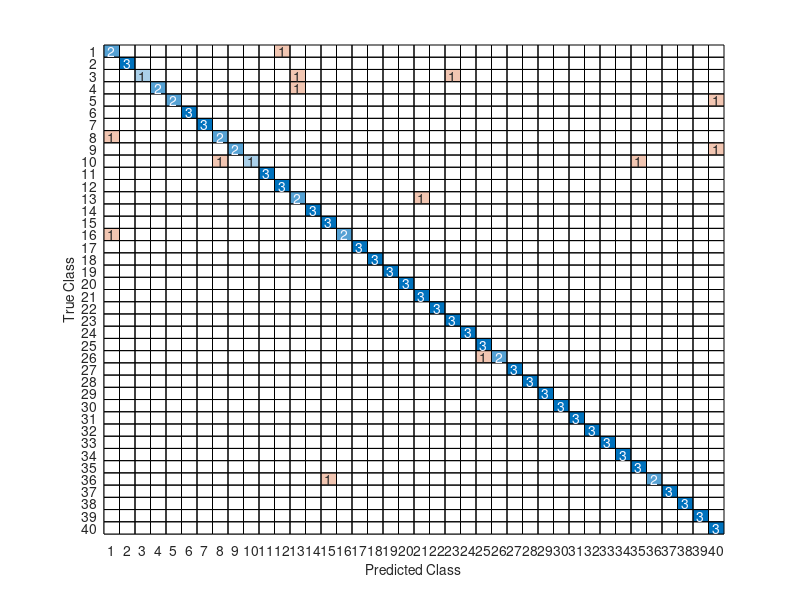

Source code (MATLAB):
S = load("olivetti.mat");
[X, label] = deal(S.X, S.label); % ta faces oi einai grammes tou X

trainImg = [];
testImg = [];
trainLabel = [];
testLabel = [];

for i = 1:10:400
    for j = 0:6 
        trainImg = [trainImg; X(i+j, :)]; 
        trainLabel = [trainLabel; label(i+j, 1)];
    end

    for k = 1:3
        testImg = [testImg; X(i+j+k, :)];
        testLabel = [testLabel; label(i+j+k, 1)];
    end
end

[coeff,score,~,~,explained] = pca(trainImg, 'Economy', false); 

numOfComponents = find(cumsum(explained) > 95, 1);
eigenFaces = coeff(:,1:numOfComponents);

meanFace = mean(trainImg);
centeredTest = testImg' - meanFace';
projectionTest = centeredTest' * eigenFaces;
projectionTrain = score(:,1:numOfComponents);

recognized_label = [];

for i = 1:size(projectionTest,1)
    euclide_dist = [];
    for j = 1:size(projectionTrain,1)
        dist = (norm(projectionTest(i,:) - projectionTrain(j,:))).^2;
        euclide_dist = [euclide_dist dist];
    end

    [euclide_dist_min, recognized_index] = min(euclide_dist);
    recognized_label = [recognized_label trainLabel(recognized_index)];
end

confusion_matrix = confusionmat(testLabel, recognized_label);
figure;confusionchart(confusion_matrix);


